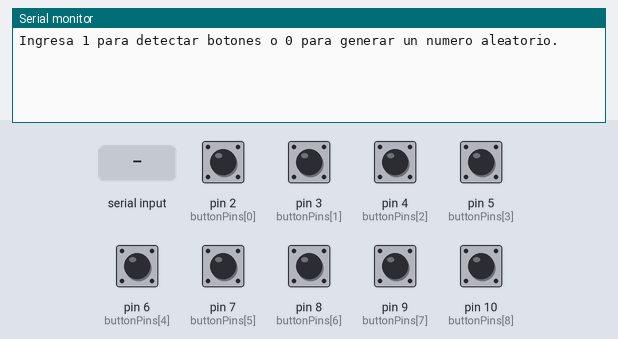
A sketch run on a simulated Arduino Uno, built with avr-gcc and run on an emulated ATmega328P. On the bench: the last lines printed to the serial monitor. The test bench sets the inputs (shaded band); at power-on: pin 2 (buttonPins[0]), pin 3 (buttonPins[1]), pin 4 (buttonPins[2]), pin 5 (buttonPins[3]), pin 6 (buttonPins[4]), pin 7 (buttonPins[5]), pin 8 (buttonPins[6]), pin 9 (buttonPins[7]), pin 10 (buttonPins[8]) LOW. Random numbers use the default seed unless the sketch sets one.

Above: at 1.2 s.
1.3 s: pin 2 (buttonPins[0]) pulled HIGH for 0.15 s
At 2.4 s:
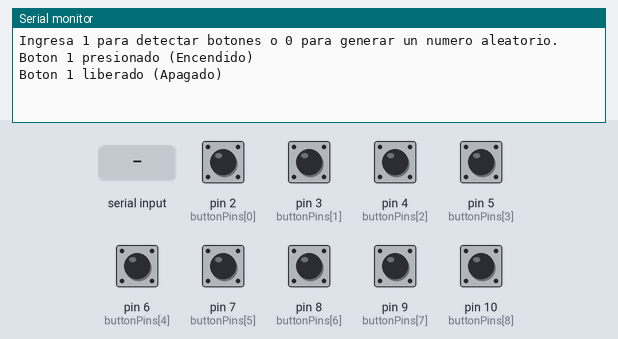
2.9 s: "1" received over Serial
At 4.1 s:
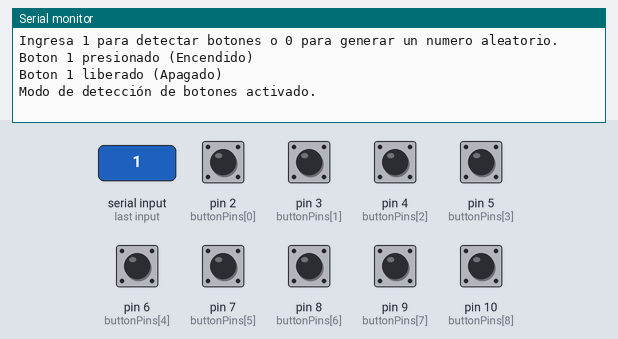
4.4 s: "0" received over Serial
At 5.5 s:
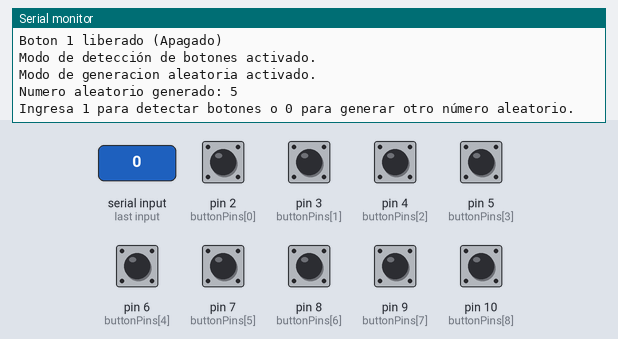

Measured:
- after the input at 1.3 s, the serial monitor: prints a new line at once (image 1)
- after the input at 2.9 s, the serial monitor: prints a new line at once (image 2)
- after the input at 4.4 s, the serial monitor: prints a new line at once (image 3)

The sketch:

Control.ino
```cpp
// Variables de los pines de los botones
const int buttonPins[9] = {2,  3, 4, 5, 6, 7, 8, 9, 10};//{10, 9, 8, 7, 6, 5, 4, 3, 2};  // El pin 10 será el botón 1, el pin 9 será el botón 2, etc.

// Variables para el estado de los botones
bool botonActual[9] = {LOW, LOW, LOW, LOW, LOW, LOW, LOW, LOW, LOW};
bool botonAnterior[9] = {LOW, LOW, LOW, LOW, LOW, LOW, LOW, LOW, LOW};

int modo = 1;  // Variable para el modo de operación, inicia en modo de botones

void setup() {
  // Configuración de los pines de entrada
  for (int i = 0; i < 9; i++) {
    pinMode(buttonPins[i], INPUT); // Configurar cada pin del botón como entrada
  }

  // Inicializar el monitor serie
  Serial.begin(9600);

  // Mostrar instrucciones iniciales
  Serial.println("Ingresa 1 para detectar botones o 0 para generar un numero aleatorio.");
}

void loop() {
  // Verificar si se ha recibido algo por el monitor serial
  if (Serial.available() > 0) {
    char input = Serial.read(); // Leer el valor ingresado
    if (input == '1') {
      modo = 1; // Cambiar a modo de detección de botones
      Serial.println("Modo de detección de botones activado.");
    }
    else if (input == '0') {
      modo = 0; // Cambiar a modo de número aleatorio
      Serial.println("Modo de generacion aleatoria activado.");
      int numeroAleatorio = random(1, 10);  // Generar un número aleatorio entre 1 y 9
      Serial.print("Numero aleatorio generado: ");
      Serial.println(numeroAleatorio);

      // Después de generar el número aleatorio, volver a pedir la entrada de modo
      Serial.println("Ingresa 1 para detectar botones o 0 para generar otro número aleatorio.");
    }
  }

  // Si el modo es 1, proceder a detectar botones
  if (modo == 1) {
    // Iterar sobre todos los botones
    for (int i = 0; i < 9; i++) {
      // Leer el estado actual del botón
      botonActual[i] = digitalRead(buttonPins[i]);

      // Detectar si hubo un cambio de estado de LOW a HIGH (flanco ascendente)
      if (botonActual[i] == HIGH && botonAnterior[i] == LOW) {
        Serial.print("Boton ");
        Serial.print(i + 1); // Imprimir el número de botón según el índice del arreglo
        Serial.println(" presionado (Encendido)");
      }

      // Detectar si hubo un cambio de estado de HIGH a LOW (flanco descendente)
      if (botonActual[i] == LOW && botonAnterior[i] == HIGH) {
        Serial.print("Boton ");
        Serial.print(i + 1); // Imprimir el número de botón según el índice del arreglo
        Serial.println(" liberado (Apagado)");
      }

      // Actualizar el estado anterior del botón
      botonAnterior[i] = botonActual[i];
    }
  }
}
```
